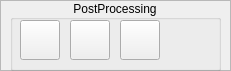
           <widget class="QFrame" name="cluster_frame_2">
            <property name="geometry">
             <rect>
              <x>10</x>
              <y>460</y>
              <width>231</width>
              <height>71</height>
             </rect>
            </property>
            <property name="toolTip">
             <string/>
            </property>
            <property name="statusTip">
             <string>uio</string>
            </property>
            <property name="whatsThis">
             <string>uio</string>
            </property>
            <property name="accessibleName">
             <string>uio</string>
            </property>
            <property name="accessibleDescription">
             <string>uio</string>
            </property>
            <property name="frameShape">
             <enum>QFrame::StyledPanel</enum>
            </property>
            <property name="frameShadow">
             <enum>QFrame::Raised</enum>
            </property>
            <property name="lineWidth">
             <number>2</number>
            </property>
            <widget class="QGroupBox" name="cluster_box_2">
             <property name="geometry">
              <rect>
               <x>10</x>
               <y>0</y>
               <width>211</width>
               <height>71</height>
              </rect>
             </property>
             <property name="title">
              <string>PostProcessing</string>
             </property>
             <property name="alignment">
              <set>Qt::AlignCenter</set>
             </property>
             <widget class="QPushButton" name="reset_stem_button">
              <property name="geometry">
               <rect>
                <x>10</x>
                <y>20</y>
                <width>40</width>
                <height>40</height>
               </rect>
              </property>
              <property name="toolTip">
               <string>&lt;html&gt;&lt;head/&gt;&lt;body&gt;&lt;p&gt;Reset Stem&lt;/p&gt;&lt;/body&gt;&lt;/html&gt;</string>
              </property>
              <property name="autoFillBackground">
               <bool>false</bool>
              </property>
              <property name="text">
               <string/>
              </property>
              <property name="icon">
               <iconset>
                <normaloff>../resources/Stem.png</normaloff>../resources/Stem.png</iconset>
              </property>
             </widget>
             <widget class="QPushButton" name="reset_crown_base_button">
              <property name="geometry">
               <rect>
                <x>60</x>
                <y>20</y>
                <width>40</width>
                <height>40</height>
               </rect>
              </property>
              <property name="toolTip">
               <string>&lt;html&gt;&lt;head/&gt;&lt;body&gt;&lt;p&gt;Reset Crown Base&lt;/p&gt;&lt;/body&gt;&lt;/html&gt;</string>
              </property>
              <property name="autoFillBackground">
               <bool>false</bool>
              </property>
              <property name="text">
               <string/>
              </property>
              <property name="icon">
               <iconset>
                <normaloff>../resources/Crown.png</normaloff>../resources/Crown.png</iconset>
              </property>
             </widget>
             <widget class="QPushButton" name="reset_crown_button">
              <property name="geometry">
               <rect>
                <x>110</x>
                <y>20</y>
                <width>40</width>
                <height>40</height>
               </rect>
              </property>
              <property name="toolTip">
               <string>&lt;html&gt;&lt;head/&gt;&lt;body&gt;&lt;p&gt;Reset Crown&lt;/p&gt;&lt;/body&gt;&lt;/html&gt;</string>
              </property>
              <property name="autoFillBackground">
               <bool>false</bool>
              </property>
              <property name="text">
               <string/>
              </property>
              <property name="icon">
               <iconset>
                <normaloff>../resources/Crown.png</normaloff>../resources/Crown.png</iconset>
              </property>
             </widget>
            </widget>
           </widget>
